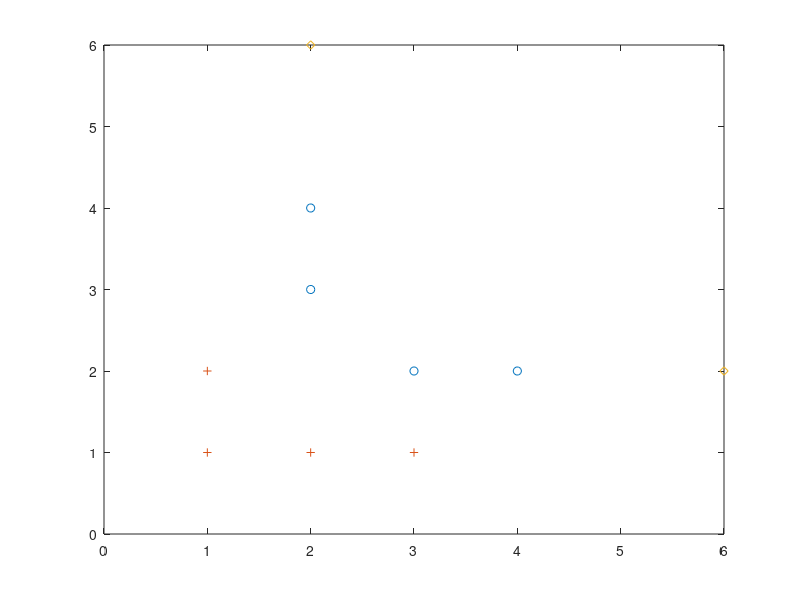

MATLAB code for this plot:
%% cleanup
close all;
clear all;

%% input data
S1 = [1 1; 1 2; 2 1; 3 1];
S2 = [2 4; 2 3; 3 2; 4 2];
to_classify = [2 6; 6 2];
Sall = [S1; S2]';

%% transformed (lhs*a = rhs) 
lhs = [1 1 1; 1 2 4; 4 2 1; 9 3 1; 4 8 16; 4 6 9; 9 6 4; 16 8 4];
rhs = [0; 0; 0; 0; 1; 1; 1; 1];

%% pseudoinverse of lhs (a = inv(lhs)*rhs)
[U S V] = svd(lhs);
Sinv = zeros(size(S));
Sinv(1,1) = 1/S(1,1);
Sinv(2,2) = 1/S(2,2);
Sinv(3,3) = 1/S(3,3);
Sinv = Sinv';
lhs_inv = V*Sinv*U';

%% least square solution
a = lhs_inv*rhs;

%% contour zeugs
[X,Y] = meshgrid(0:0.1:6, 0:0.1:6);
Z = a(1,1).*X.*X + a(2,1).*X.*Y + a(3,1).*Y.*Y;

%% plot 
axis([0 6 0 6])
contour(X,Y,Z, 0.5, 'black')
hold on;
scatter(S2(:,1), S2(:,2), 'or');
scatter(S1(:,1), S1(:,2), '+b');
scatter(to_classify(:,1), to_classify(:,2), 'dm');
hold off;
